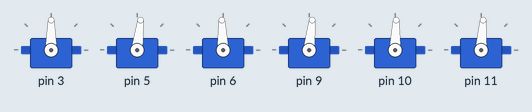
A sketch run on a simulated Arduino Uno, built with avr-gcc and run on an emulated ATmega328P. Shown: 6 × servo. What the sketch prints to the serial monitor is not drawn.

Above: at 0.1 s.
Timing chart, 0 to 1.6 s (numbered marks = the images above):
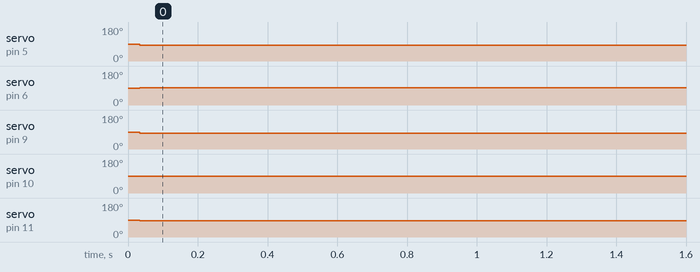

The sketch:

platform_simple_fullsize.ino
```cpp
// (licence header left out)
#include <Servo.h>
#include <Wire.h>


//MIN and MAX PWM pulse sizes, they can be found in servo documentation
#define MAX 2200
#define MIN 800

//Positions of servos mounted in opposite direction
#define INV1 1
#define INV2 3
#define INV3 5

//constants for computation of positions of connection points
#define pi  3.14159
#define deg2rad 180/pi
#define deg30 pi/6

//these are the absolute limits of motion that we will allow.
float pos_limit = 1;
float ang_limit = 0.2;

unsigned long time;

//Array of servo objects
Servo servo[6];
//Zero positions of servos, in this positions their arms are perfectly horizontal, in us
static int zero[6]={1475,1470,1490,1480,1460,1490};
//In this array is stored requested position for platform - x,y,z,rot(x),rot(y),rot(z)
static float arr[6]={0,0.0,0.0, radians(0),radians(0),radians(0)};
//Actual degree of rotation of all servo arms, they start at 0 - horizontal, used to reduce
//complexity of calculating new degree of rotation
static float theta_a[6]={0.0,0.0,0.0, 0.0,0.0,0.0};
//Array of current servo positions in us
static int servo_pos[6];
//rotation of servo arms in respect to axis x for the SMALL platform
//const float beta[] = {pi/2,-pi/2,-pi/6, 5*pi/6,-5*pi/6,pi/6},
//rotation of servo arms with respect to the X axis for the LARGE platform
const float beta[] = {pi/2,-pi/2,-pi/6, 5*pi/6,-5*pi/6,pi/6},

//maximum servo positions, 0 is horizontal position
servo_min=radians(-80),servo_max=radians(80),
//servo_mult - multiplier used for conversion radians->servo pulse in us
//L1-effective length of servo arm, L2 - length of base and platform connecting arm
//z_home - height of platform above base, 0 is height of servo arms
servo_mult=400/(pi/4),L1 = 0.79,L2 = 4.66, z_home = 4.05;
//RD distance from center of platform to attachment points (arm attachment point)
//RD distance from center of base to center of servo rotation points (servo axis)
//theta_p-angle between two servo axis points, theta_r - between platform attachment points
//theta_angle-helper variable
//p[][]=x y values for servo rotation points
//re[]{}=x y z values of platform attachment points positions
//equations used for p and re will affect postion of X axis, they can be changed to achieve
//specific X axis position
const float RD = 2.42,PD =2.99,theta_p = radians(37.5),
theta_angle=(pi/3-theta_p)/2, theta_r = radians(8),
      p[2][6]={
          {
            -PD*cos(deg30-theta_angle),-PD*cos(deg30-theta_angle),
            PD*sin(theta_angle),PD*cos(deg30+theta_angle),
            PD*cos(deg30+theta_angle),PD*sin(theta_angle)
         },
         {
            -PD*sin(deg30-theta_angle),PD*sin(deg30-theta_angle),
            PD*cos(theta_angle),PD*sin(deg30+theta_angle),
            -PD*sin(deg30+theta_angle),-PD*cos(theta_angle)
         }
      },
      re[3][6] = {
          {
              -RD*sin(deg30+theta_r/2),-RD*sin(deg30+theta_r/2),
              -RD*sin(deg30-theta_r/2),RD*cos(theta_r/2),
              RD*cos(theta_r/2),-RD*sin(deg30-theta_r/2),
          },{
              -RD*cos(deg30+theta_r/2),RD*cos(deg30+theta_r/2),
              RD*cos(deg30-theta_r/2),RD*sin(theta_r/2),
              -RD*sin(theta_r/2),-RD*cos(deg30-theta_r/2),
          },{
              0,0,0,0,0,0
          }
};
//arrays used for servo rotation calculation
//H[]-center position of platform can be moved with respect to base, this is
//translation vector representing this move
static float M[3][3], rxp[3][6], T[3], H[3] = {0,0,z_home};

void setup(){

//attachment of servos to PWM digital pins of arduino
   servo[0].attach(3, MIN, MAX);
   servo[1].attach(5, MIN, MAX);
   servo[2].attach(6, MIN, MAX);
   servo[3].attach(9, MIN, MAX);
   servo[4].attach(10, MIN, MAX);
   servo[5].attach(11, MIN, MAX);
//begin of serial communication
   Serial.begin(115200);
   Serial.println("welcome to the motion platform");
//putting into base position
   setPos(arr);
}


//main control loop, obtain requested action from serial connection, then execute it
void loop()
{
  //read a list of 6 floats from the serial port (python/MATLAB) representing the desired positions [x,y,z,r,p,y] with x,y,z in mm and r,p,y in rad.
  //looks for a newline character, and the rest of the numbers are separated by commas.

  //let's kill any buffered serial data
//  while(Serial.available()>128){
//    byte junk = Serial.read();
//  }

  while(Serial.available()>30){

    float px = Serial.parseFloat();
    float py = Serial.parseFloat();
    float pz = Serial.parseFloat();
    float pr = Serial.parseFloat();
    float pp = Serial.parseFloat();
    float pa = Serial.parseFloat();

    if (abs(px)>pos_limit){
      px = pos_limit*sgn(px)*100;
    }
    if (abs(py)>pos_limit){
      py = pos_limit*sgn(py)*100;
    }
    if (abs(pz)>pos_limit){
      pz = pos_limit*sgn(pz)*100;
    }
    if (abs(pr)>ang_limit){
      pr = ang_limit*sgn(pr);
    }
    if (abs(pp)>ang_limit){
      pp = ang_limit*sgn(pp);
    }
    if (abs(pa)>ang_limit){
      pa = ang_limit*sgn(pa);
    }


    if(Serial.read()=='\n'){
     //arr[6] = {px,py,pz,pr,pp,pa};//set the values for the platform
     arr[0] = px;
     arr[1] = py;
     arr[2] = pz;
     arr[3] = pr;
     arr[4] = pp;
     arr[5] = pa;

     //print back to the monitor
     Serial.print(millis());
     Serial.print(",");
     Serial.print(px);
     Serial.print(",");
     Serial.print(py);
     Serial.print(",");
     Serial.print(pz);
     Serial.print(",");
     Serial.print(pr);
     Serial.print(",");
     Serial.print(pp);
     Serial.print(",");
     Serial.print(pa);
     Serial.println();
     //write to the base
     //Serial.write(setPos(arr));
     //Serial.flush();
     setPos(arr);
  }

  }
delay(1);

}


//function calculating needed servo rotation value
float getAlpha(int *i){
   static int n;
   static float th=0;
   static float q[3], dl[3], dl2;
   double min=servo_min;
   double max=servo_max;
   n=0;
   th=theta_a[*i];
   while(n<20){
    //calculation of position of base attachment point (point on servo arm where is leg connected)
      q[0] = L1*cos(th)*cos(beta[*i]) + p[0][*i];
      q[1] = L1*cos(th)*sin(beta[*i]) + p[1][*i];
      q[2] = L1*sin(th);
    //calculation of distance between according platform attachment point and base attachment point
      dl[0] = rxp[0][*i] - q[0];
      dl[1] = rxp[1][*i] - q[1];
      dl[2] = rxp[2][*i] - q[2];
      dl2 = sqrt(dl[0]*dl[0] + dl[1]*dl[1] + dl[2]*dl[2]);
    //if this distance is the same as leg length, value of theta_a is corrent, we return it
      if(abs(L2-dl2)<0.01){
         return th;
      }
    //if not, we split the searched space in half, then try next value
      if(dl2<L2){
         max=th;
      }else{
         min=th;
      }
      n+=1;
      if(max==servo_min || min==servo_max){
         return th;
      }
      th = min+(max-min)/2;
   }
   return th;
}

//function calculating rotation matrix
void getmatrix(float pe[])
{
   float psi=pe[5];
   float theta=pe[4];
   float phi=pe[3];
   M[0][0] = cos(psi)*cos(theta);
   M[1][0] = -sin(psi)*cos(phi)+cos(psi)*sin(theta)*sin(phi);
   M[2][0] = sin(psi)*sin(phi)+cos(psi)*cos(phi)*sin(theta);

   M[0][1] = sin(psi)*cos(theta);
   M[1][1] = cos(psi)*cos(phi)+sin(psi)*sin(theta)*sin(phi);
   M[2][1] = cos(theta)*sin(phi);

   M[0][2] = -sin(theta);
   M[1][2] = -cos(psi)*sin(phi)+sin(psi)*sin(theta)*cos(phi);
   M[2][2] = cos(theta)*cos(phi);
}
//calculates wanted position of platform attachment poins using calculated rotation matrix
//and translation vector\
//float pe[]
void getrxp()
{
   for(int i=0;i<6;i++){
      rxp[0][i] = T[0]+M[0][0]*(re[0][i])+M[0][1]*(re[1][i])+M[0][2]*(re[2][i]);
      rxp[1][i] = T[1]+M[1][0]*(re[0][i])+M[1][1]*(re[1][i])+M[1][2]*(re[2][i]);
      rxp[2][i] = T[2]+M[2][0]*(re[0][i])+M[2][1]*(re[1][i])+M[2][2]*(re[2][i]);
   }
}
//function calculating translation vector - desired move vector + home translation vector
void getT(float pe[])
{
   T[0] = pe[0]+H[0];
   T[1] = pe[1]+H[1];
   T[2] = pe[2]+H[2];
}

unsigned char setPos(float pe[]){
    unsigned char errorcount;
    errorcount=0;
    for(int i = 0; i < 6; i++)
    {
        getT(pe);
        getmatrix(pe);
        getrxp();
        theta_a[i]=getAlpha(&i);
        if(i==INV1||i==INV2||i==INV3){
            servo_pos[i] = constrain(zero[i] - (theta_a[i])*servo_mult, MIN,MAX);
        }
        else{
            servo_pos[i] = constrain(zero[i] + (theta_a[i])*servo_mult, MIN,MAX);
        }
    }

    for(int i = 0; i < 6; i++)
    {
        if(theta_a[i]==servo_min||theta_a[i]==servo_max||servo_pos[i]==MIN||servo_pos[i]==MAX){
            errorcount++;
        }
        servo[i].writeMicroseconds(servo_pos[i]);
    }
    return errorcount;
}


//void retPos(){
//   for(int i=0;i<6;i++){
//       long val;
//       if(i<3){
//           val=(long)(arr[i]);
//       }else{
//           val=(long)(arr[i]);
//       }
//       Serial.write(val);
//       Serial.write((val>>8));
//       Serial.write((val>>16));
//       Serial.write((val>>24));
//       Serial.flush();
//   }
//}


static inline int8_t sgn(float val) {
 if (val < 0) return -1;
 if (val==0) return 0;
 return 1;
}
```

Measured:
- by itself, servo on pin 5: 90° → 83° at 0.03 s
- by itself, servo on pin 6: 90° → 92° at 0.03 s
- by itself, servo on pin 9: 90° → 84° at 0.03 s
- by itself, servo on pin 10: 90° → 88° at 0.03 s
- by itself, servo on pin 11: 90° → 86° at 0.03 s
